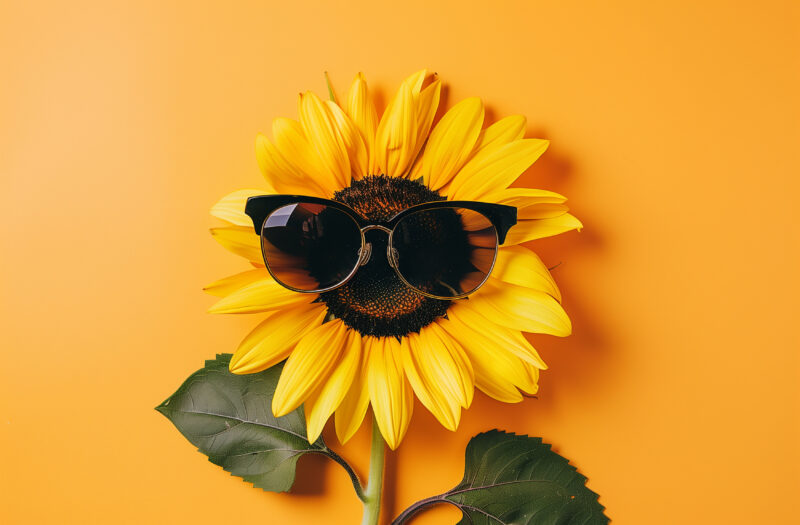
#> input picture ISR_Lab/ISR LAb-updated/123.jpg, 800 x 525 px
$ jupyter execute --allow-errors 'B3-Feature Extraction.ipynb'   (older library calls are emulated)
#> lines starting #> are read from the running program, lines starting #| are printed output that depends on the picture; after the words box and inside, x2 and y2 are one past the last pixel; in counts of white or black regions, pixels touching at a corner belong together
# B_A3_Feature_Extraction

[cell 1]
import cv2
import numpy as np
import matplotlib.pyplot as plt
from skimage import io

[cell 2]
image_path = "123.jpg" # Replace with your image path
image = cv2.imread(image_path)
#> image is the input picture: shape (525, 800, 3); mean B, G, R 51.6, 155.2, 219.9
image_rgb = cv2.cvtColor(image, cv2.COLOR_BGR2RGB)

[cell 3]
def plot_color_histogram(image):
    color = ('r', 'g', 'b')
    plt.figure(figsize=(12, 6))
    for i, col in enumerate(color):
        hist = cv2.calcHist([image], [i], None, [256], [0, 256])
        plt.plot(hist, color=col)
        plt.xlim([0, 256])
    plt.title('Color Histogram')
    plt.xlabel('Pixel Intensity')
    plt.ylabel('Frequency')
    plt.show()

[cell 4]
# Plot color histogram
plot_color_histogram(image_rgb)

[cell 5]
def plot_glcm_texture_features(image):
    # Convert to grayscale
    gray = cv2.cvtColor(image, cv2.COLOR_BGR2GRAY)

    # Calculate GLCM
    glcm = greycomatrix(gray, distances=[1], angles=[0], levels=256, symmetric=True, normed=True)

    # Extract texture features
    contrast = greycoprops(glcm, 'contrast')[0, 0]
    dissimilarity = greycoprops(glcm, 'dissimilarity')[0, 0]
    homogeneity = greycoprops(glcm, 'homogeneity')[0, 0]
    energy = greycoprops(glcm, 'energy')[0, 0]
    correlation = greycoprops(glcm, 'correlation')[0, 0]

    # Plot Texture Feature Values
    texture_features = [contrast, dissimilarity, homogeneity, energy, correlation]
    feature_names = ['Contrast', 'Dissimilarity', 'Homogeneity', 'Energy', 'Correlation']

    plt.figure(figsize=(12, 6))
    plt.bar(feature_names, texture_features, color='skyblue')
    plt.title('Texture Features using GLCM')
    plt.xlabel('Texture Feature')
    plt.ylabel('Value')
    plt.show()

#> (a cell that did not finish here is left out)

[cell 7]
from PIL import Image
import os
import matplotlib.pyplot as plt

# [8 lines left out: function color_to_rgb, not called in this run]

def image_histogram(input_image):
    # Create a new image to store the modified version
    red_graph = Image.new('RGB', input_image.size)
#> red_graph: PIL image 800x525 RGB; every value is 0
    pixels = input_image.load()

    for i in range(input_image.width):
        for j in range(input_image.height):
            # Get the pixel's red, green, and blue components
            r, g, b = pixels[i, j]

            # Set the pixel in the new image, modifying it to keep only the blue component
            red_graph.putpixel((i, j), (0, 0, b))
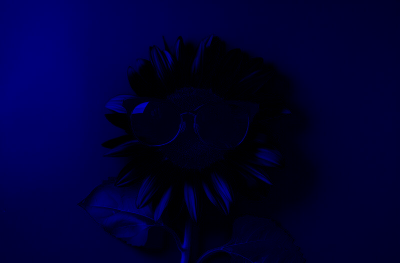
#> red_graph: PIL image 800x525 RGB (shown at 1/2 size); mean R, G, B 0, 0, 51.6

    return red_graph

def write_image(output, image):
    # Save the modified image
    image.save(f"{output}.jpg")

def display_image(image, title):
    # Convert image to RGB for display and show using matplotlib
    plt.imshow(image)
    plt.title(title)
    plt.axis('off')  # Hide the axis
    plt.show()

if __name__ == "__main__":
    # Load the original image
    image_path = "123.jpg"

    if not os.path.exists(image_path):
        raise FileNotFoundError(f"Image file not found at {image_path}")

    original_image = Image.open(image_path)

    # Apply histogram extraction (modifying the blue component)
    answer_image = image_histogram(original_image)

    # Display the original and modified images
    display_image(original_image, "Original Image")
    display_image(answer_image, "Modified Image (Blue Component)")

    # Write the output image
    write_image("featureExtraction", answer_image)

[cell 8]
from PIL import Image
import matplotlib.pyplot as plt
import numpy as np
import os

def extract_color_histogram(image):
    """
    Extracts and returns color histograms for R, G, B channels of the image.
    """
    # Convert image to numpy array for easier processing
    img_array = np.array(image)

    # Split the image into R, G, B channels
    red_channel = img_array[:, :, 0]
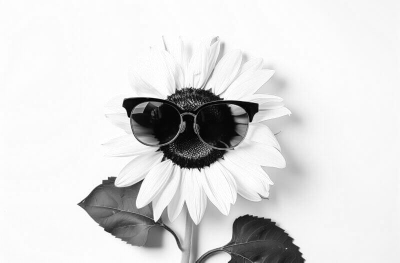
#> red_channel: shape (525, 800) (shown at 1/2 size); min 0, max 255, mean 219.9
    green_channel = img_array[:, :, 1]
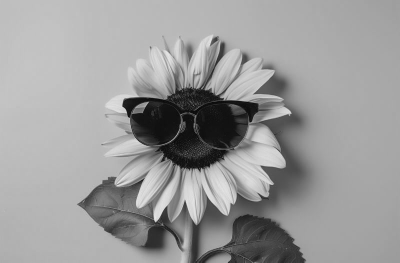
#> green_channel: shape (525, 800) (shown at 1/2 size); min 0, max 239, mean 155.2
    blue_channel = img_array[:, :, 2]
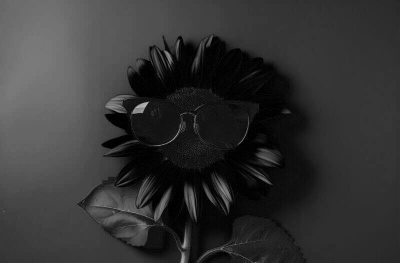
#> blue_channel: shape (525, 800) (shown at 1/2 size); min 0, max 203, mean 51.6

    # Calculate histograms for each color channel
    red_hist = np.histogram(red_channel, bins=256, range=(0, 256))[0]
#> red_hist = 256 values, max 76105 at index 252, min 77 at index 1, mean 1640.6
    green_hist = np.histogram(green_channel, bins=256, range=(0, 256))[0]
#> green_hist = 256 values, max 13347 at index 164, min 0 at index 240, mean 1640.6
    blue_hist = np.histogram(blue_channel, bins=256, range=(0, 256))[0]
#> blue_hist = 256 values, max 15653 at index 0, min 0 at index 198, mean 1640.6

    return red_hist, green_hist, blue_hist

def plot_histogram(red_hist, green_hist, blue_hist):
    """
    Plots the histograms for R, G, B channels.
    """
    # Create a figure with three subplots, one for each channel
    plt.figure(figsize=(12, 6))

    # Plot Red Histogram
    plt.subplot(1, 3, 1)
    plt.plot(red_hist, color='red')
    plt.title('Red Channel Histogram')
    plt.xlabel('Pixel Intensity')
    plt.ylabel('Frequency')

    # Plot Green Histogram
    plt.subplot(1, 3, 2)
    plt.plot(green_hist, color='green')
    plt.title('Green Channel Histogram')
    plt.xlabel('Pixel Intensity')
    plt.ylabel('Frequency')

    # Plot Blue Histogram
    plt.subplot(1, 3, 3)
    plt.plot(blue_hist, color='blue')
    plt.title('Blue Channel Histogram')
    plt.xlabel('Pixel Intensity')
    plt.ylabel('Frequency')

    # Display the histograms
    plt.tight_layout()
    plt.show()

def main():
    # Load the original image
    image_path = "123.jpg"

    if not os.path.exists(image_path):
        raise FileNotFoundError(f"Image file not found at {image_path}")

    original_image = Image.open(image_path)

    # Extract color histograms from the image
    red_hist, green_hist, blue_hist = extract_color_histogram(original_image)

    # Plot histograms for each color channel
    plot_histogram(red_hist, green_hist, blue_hist)

if __name__ == "__main__":
    main()

[cell 9]
import matplotlib.pyplot as plt  # Importing matplotlib for image display and plotting
import cv2  # Importing OpenCV for image processing
from skimage.color import rgb2gray  # Importing function to convert image to grayscale
from skimage.filters import threshold_otsu, gaussian  # Importing Otsu thresholding and Gaussian filter
from skimage.io import imread  # Importing function to read images

# Load and display the original image
image = imread(r"C:\\Users\\asus\\Downloads\\suhail\\ISR LAb\\123.jpg")
plt.imshow(image)
plt.title("Original Image")
plt.axis('off')
plt.show()

# Create red and yellow intensity images
red, yellow = image.copy(), image.copy()

# Set green and blue channels to 0 for red image
red[:, :, (1, 2)] = 0
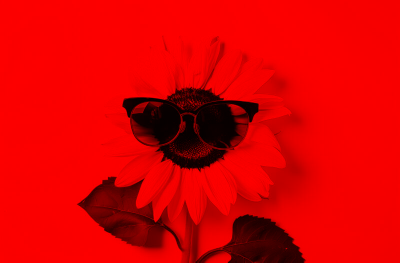
#> red: shape (525, 800, 3) (shown at 1/2 size); mean R, G, B 219.9, 0, 0

# Set blue channel to 0 for yellow image (leaving only red and green)
yellow[:, :, 2] = 0
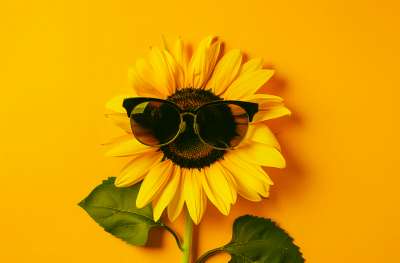
#> yellow: shape (525, 800, 3) (shown at 1/2 size); mean R, G, B 219.9, 155.2, 0

# Display red and yellow intensity images
fig, axes = plt.subplots(1, 2, figsize=(10, 5))
axes[0].imshow(red)
axes[0].set_title("Red Intensity")
axes[0].axis('off')
axes[1].imshow(yellow)
axes[1].set_title("Yellow Intensity")
axes[1].axis('off')
plt.show()

# Convert the image to grayscale
gray_image = rgb2gray(image)

# Display the original and grayscale images side by side
fig, axes = plt.subplots(1, 2, figsize=(10, 5))
axes[0].imshow(image)
axes[0].set_title("Color Image")
axes[0].axis('off')
axes[1].imshow(gray_image, cmap='gray')
axes[1].set_title("Grayscale Image")
axes[1].axis('off')
plt.show()

# Print the dimensions of the images
print("Colored image shape:", image.shape)
#| Colored image shape: (525, 800, 3)
print("Grayscale image shape:", gray_image.shape)
#| Grayscale image shape: (525, 800)

# Apply Otsu's thresholding to the grayscale image
thresh = threshold_otsu(gray_image)
#> thresh = 0.492
binary_image = gray_image > thresh
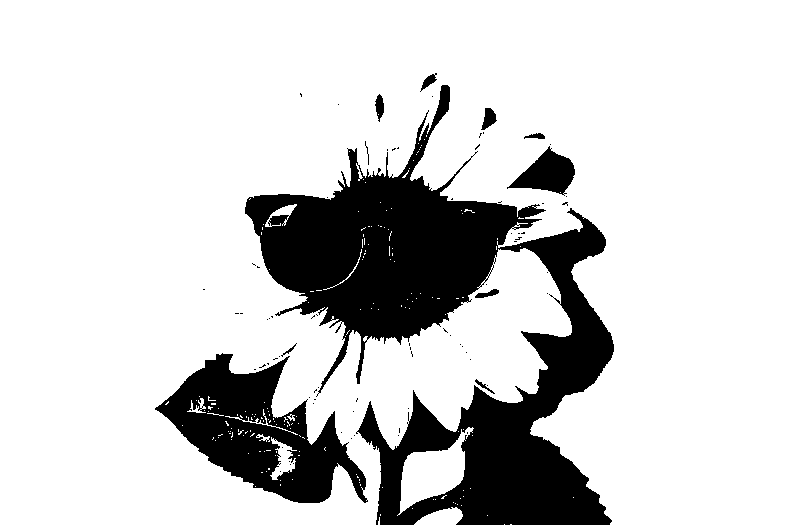
#> binary_image: shape (525, 800) bool; 81.7% white; 79 black regions (68 under 20 px), largest, box (x1, y1, x2, y2) and area: (245, 85, 614, 525) 59443, (155, 353, 368, 503) 14584, (507, 146, 575, 196) 1725

# Display grayscale and binary (thresholded) images
fig, axes = plt.subplots(1, 2, figsize=(10, 5))
axes[0].imshow(gray_image, cmap='gray')
axes[0].set_title("Grayscale Image")
axes[0].axis('off')
axes[1].imshow(binary_image, cmap='gray')
axes[1].set_title("Otsu Binary Image")
axes[1].axis('off')
plt.show()

# Apply Gaussian blur to the grayscale image
blurred_image = gaussian(gray_image, sigma=20)
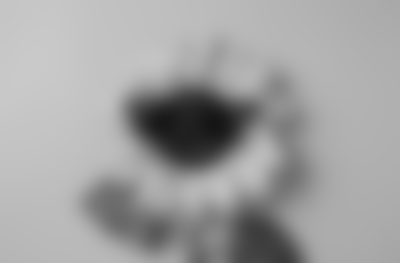
#> blurred_image: shape (525, 800) float64 (shown at 1/2 size); min 0.0852, max 0.791, mean 0.633

# Display the grayscale image and the blurred image
fig, axes = plt.subplots(1, 2, figsize=(10, 5))
axes[0].imshow(gray_image, cmap='gray')
axes[0].set_title("Grayscale Image")
axes[0].axis('off')
axes[1].imshow(blurred_image, cmap='gray')
axes[1].set_title("20 Sigma Blurred Image")
axes[1].axis('off')
plt.show()

# Example: Reading and plotting histogram of an image using OpenCV and Matplotlib
img = cv2.imread('ex.jpg', 0)  # Load the image in grayscale

# Calculate the histogram for grayscale image (0-255 intensity levels)
histg = cv2.calcHist([img], [0], None, [256], [0, 256])
#> histg = 256 values from 0 to 0

# Plot the histogram to analyze pixel intensity distribution
plt.plot(histg)
plt.title('Histogram of Grayscale Image')
plt.xlabel('Pixel Intensity')
plt.ylabel('Frequency')
plt.show()
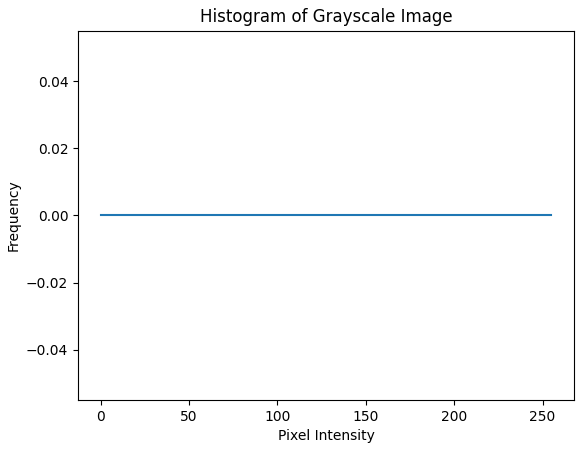
#> figure drawn by matplotlib, 1 panel


import cv2
import numpy as np
import matplotlib.pyplot as plt
from skimage import io

image_path = "123.jpg" # Replace with your image path
image = cv2.imread(image_path)
image_rgb = cv2.cvtColor(image, cv2.COLOR_BGR2RGB)

def plot_color_histogram(image):
    color = ('r', 'g', 'b')
    plt.figure(figsize=(12, 6))
    for i, col in enumerate(color):
        hist = cv2.calcHist([image], [i], None, [256], [0, 256])
        plt.plot(hist, color=col)
        plt.xlim([0, 256])
    plt.title('Color Histogram')
    plt.xlabel('Pixel Intensity')
    plt.ylabel('Frequency')
    plt.show()

# Plot color histogram
plot_color_histogram(image_rgb)

[cell 10]
# Import necessary libraries
from skimage.io import imread
from skimage.color import rgb2gray
from skimage.filters import threshold_otsu, gaussian
import matplotlib.pyplot as plt
import numpy as np

# Function to display a single image
def show_img(image, title="Image"):
    plt.imshow(image)
    plt.title(title)
    plt.axis('off')
    plt.show()

# Function to display multiple images
def show_images(images, titles):
    n = len(images)
#> n = 2
    fig, axes = plt.subplots(1, n, figsize=(15, 5))
    for i in range(n):
        ax = axes[i]
        ax.imshow(images[i], cmap='gray' if len(images[i].shape) == 2 else None)
        ax.set_title(titles[i])
        ax.axis('off')
    plt.show()

# Load the image
image = imread(r"C:\\Users\\asus\\Downloads\\suhail\\ISR LAb\\123.jpg")

# Display the original image
show_img(image, "Original Image")

# Create red and yellow channel images
red, yellow = image.copy(), image.copy()

# Remove green and blue channels for the red image
red[:, :, (1, 2)] = 0

# Remove blue channel for the yellow image
yellow[:, :, 2] = 0

# Show the red and yellow intensity images
show_images(images=[red, yellow], titles=['Red Intensity', 'Yellow Intensity'])

# Convert the original image to grayscale
gray_image = rgb2gray(image)

# Show the color and grayscale images
show_images(images=[image, gray_image], titles=["Color", "Grayscale"])

# Print image shape information
print("Colored image shape:", image.shape)
#| Colored image shape: (525, 800, 3)
print("Grayscale image shape:", gray_image.shape)
#| Grayscale image shape: (525, 800)

# Apply Otsu's thresholding
thresh = threshold_otsu(gray_image)

# Create a binary image based on the threshold
binary_image = gray_image > thresh

# Display grayscale and Otsu binary images
show_images(images=[gray_image, binary_image], titles=["Grayscale", "Otsu Binary"])

# Apply Gaussian filter (blurring) to the grayscale image
blurred_image = gaussian(gray_image, sigma=20)

# Show the grayscale and blurred images
show_images(images=[gray_image, blurred_image], titles=["Gray Image", "20 Sigma Blur"])

# Now, let's use matplotlib to work with PNG images

# Importing matplotlib for image processing
import matplotlib.pyplot as plt

# Load an image in PNG format
img = plt.imread('C:\\Users\\asus\\Downloads\\suhail\\ISR LAb\\123.jpg')

# Display the loaded PNG image
plt.imshow(img)
plt.title('Loaded JPG Image')
plt.axis('off')
plt.show()

# Example: Using OpenCV to read and analyze an image
import cv2

# Load an image using OpenCV in grayscale mode
img_cv = cv2.imread('C:\\Users\\asus\\Downloads\\suhail\\ISR LAb\\123.jpg', 0)

# Calculate the frequency of pixel intensities (0-255) for the grayscale image
histg = cv2.calcHist([img_cv], [0], None, [256], [0, 256])
#> histg = 256 values, max 14428 at index 178, min 0 at index 231, mean 1640.6

# Plotting the histogram using matplotlib
plt.plot(histg)
plt.title("Grayscale Image Histogram")
plt.xlabel("Pixel Intensity")
plt.ylabel("Frequency")
plt.show()
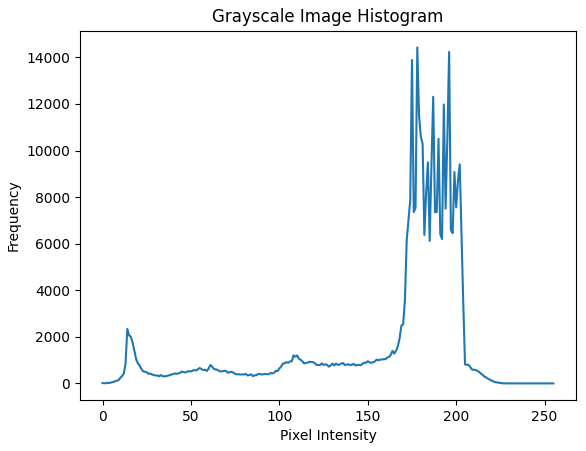
#> figure drawn by matplotlib, 1 panel; curve peaks at x = 178, y = 14428


import cv2
import numpy as np
import matplotlib.pyplot as plt
from skimage import io

image_path = "123.jpg" # Replace with your image path
image = cv2.imread(image_path)
image_rgb = cv2.cvtColor(image, cv2.COLOR_BGR2RGB)

def plot_color_histogram(image):
    color = ('r', 'g', 'b')
    plt.figure(figsize=(12, 6))
    for i, col in enumerate(color):
        hist = cv2.calcHist([image], [i], None, [256], [0, 256])
        plt.plot(hist, color=col)
        plt.xlim([0, 256])
    plt.title('Color Histogram')
    plt.xlabel('Pixel Intensity')
    plt.ylabel('Frequency')
    plt.show()

# Plot color histogram
plot_color_histogram(image_rgb)

$ run again, with 1a-Static/Images/Zeal1.jpg copied over ISR_Lab/ISR LAb-updated/123.jpg
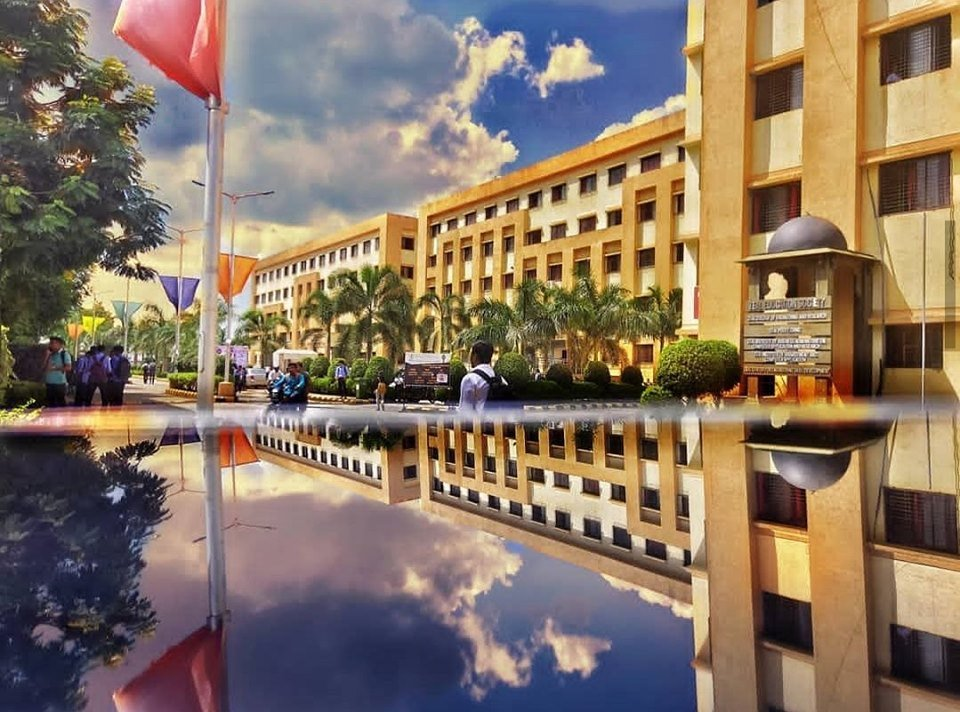
#> input picture 1a-Static/Images/Zeal1.jpg, 960 x 712 px
#> image is the input picture: shape (712, 960, 3); mean B, G, R 99.5, 116.3, 134.9
#> in extract_color_histogram, `red_hist = np.histogram(red_channel, bins=256, range=(0, 256))[0]`: red_hist = 256 values, max 5074 at index 215, min 34 at index 2, mean 2670
#> in extract_color_histogram, `green_hist = np.histogram(green_channel, bins=256, range=(0, 256))[0]`: green_hist = 256 values, max 5086 at index 55, min 25 at index 254, mean 2670
#> in extract_color_histogram, `blue_hist = np.histogram(blue_channel, bins=256, range=(0, 256))[0]`: blue_hist = 256 values, max 7043 at index 158, min 7 at index 252, mean 2670
#| Colored image shape: (712, 960, 3)
#| Grayscale image shape: (712, 960)
#> thresh = 0.455
#> `binary_image = gray_image > thresh`:
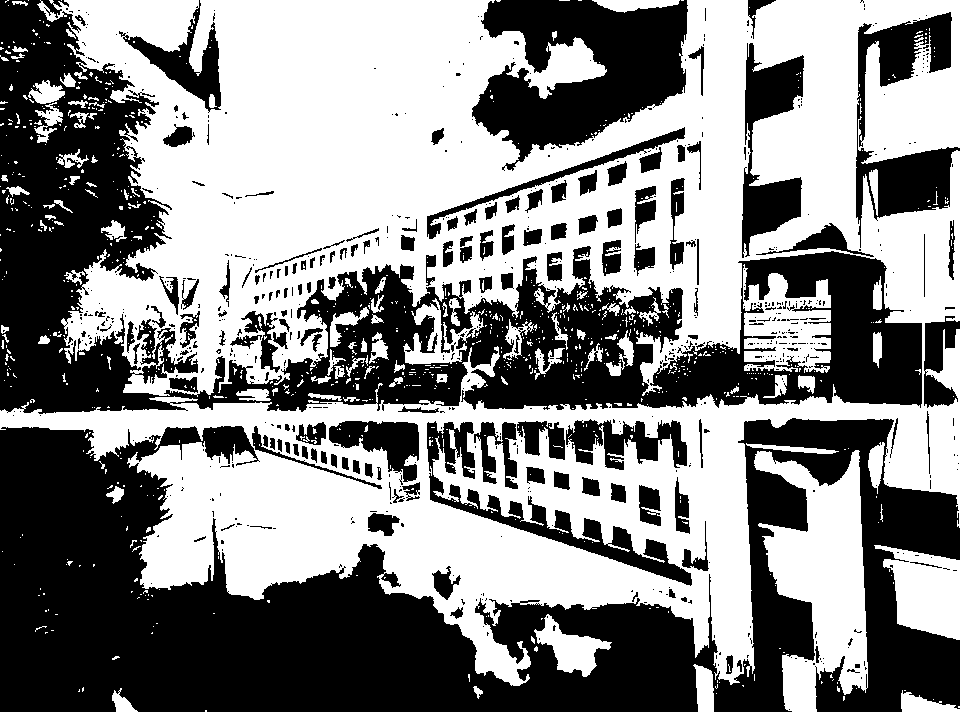
#> binary_image: shape (712, 960) bool; 52.9% white; 726 black regions (570 under 20 px), largest, box (x1, y1, x2, y2) and area: (0, 418, 960, 712) 137177, (0, 0, 922, 414) 102138, (472, 0, 688, 171) 21279
#> `histg = cv2.calcHist([img], [0], None, [256], [0, 256])`: histg = 256 values from 0 to 0
#> n = 2
#| Colored image shape: (712, 960, 3)
#| Grayscale image shape: (712, 960)
#> `histg = cv2.calcHist([img_cv], [0], None, [256], [0, 256])`: histg = 256 values, max 5438 at index 57, min 22 at index 254, mean 2670
#> `plt.show()`:
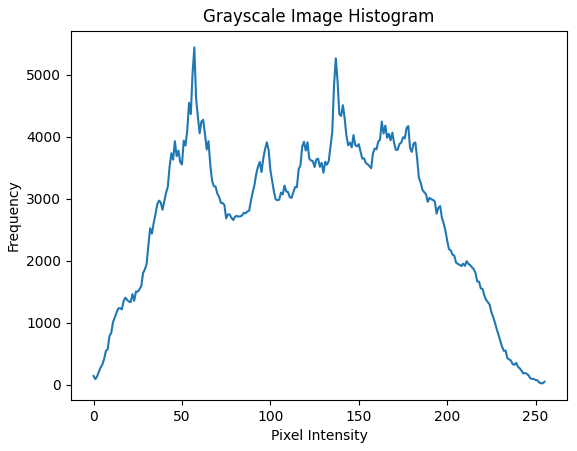
#> figure drawn by matplotlib, 1 panel; curve peaks at x = 57, y = 5438

$ run again, with 1a-Static/Images/zeal10.jpg copied over ISR_Lab/ISR LAb-updated/123.jpg
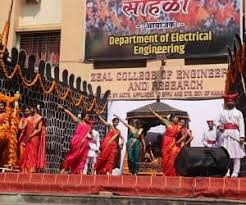
#> input picture 1a-Static/Images/zeal10.jpg, 246 x 205 px
#> image is the input picture: shape (205, 246, 3); mean B, G, R 86.9, 95.6, 140.5
#> in extract_color_histogram, `red_hist = np.histogram(red_channel, bins=256, range=(0, 256))[0]`: red_hist = 256 values, max 522 at index 225, min 2 at index 2, mean 197
#> in extract_color_histogram, `green_hist = np.histogram(green_channel, bins=256, range=(0, 256))[0]`: green_hist = 256 values, max 599 at index 0, min 0 at index 255, mean 197
#> in extract_color_histogram, `blue_hist = np.histogram(blue_channel, bins=256, range=(0, 256))[0]`: blue_hist = 256 values, max 1351 at index 0, min 8 at index 252, mean 197
#| Colored image shape: (205, 246, 3)
#| Grayscale image shape: (205, 246)
#> thresh = 0.469
#> binary_image: shape (205, 246) bool; 35.9% white; 300 white regions (255 under 20 px), largest, box (x1, y1, x2, y2) and area: (0, 0, 246, 179) 14372, (0, 191, 78, 205) 378, (87, 129, 100, 169) 244
#> `histg = cv2.calcHist([img], [0], None, [256], [0, 256])`: histg = 256 values from 0 to 0
#> n = 2
#| Colored image shape: (205, 246, 3)
#| Grayscale image shape: (205, 246)
#> `histg = cv2.calcHist([img_cv], [0], None, [256], [0, 256])`: histg = 256 values, max 537 at index 191, min 4 at index 254, mean 197
#> `plt.show()`:
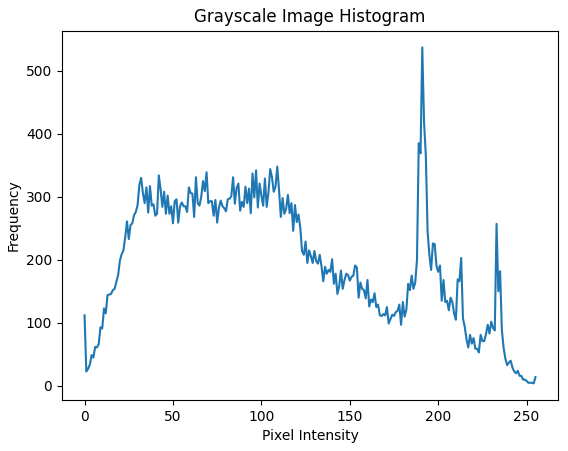
#> figure drawn by matplotlib, 1 panel; curve peaks at x = 191, y = 537
